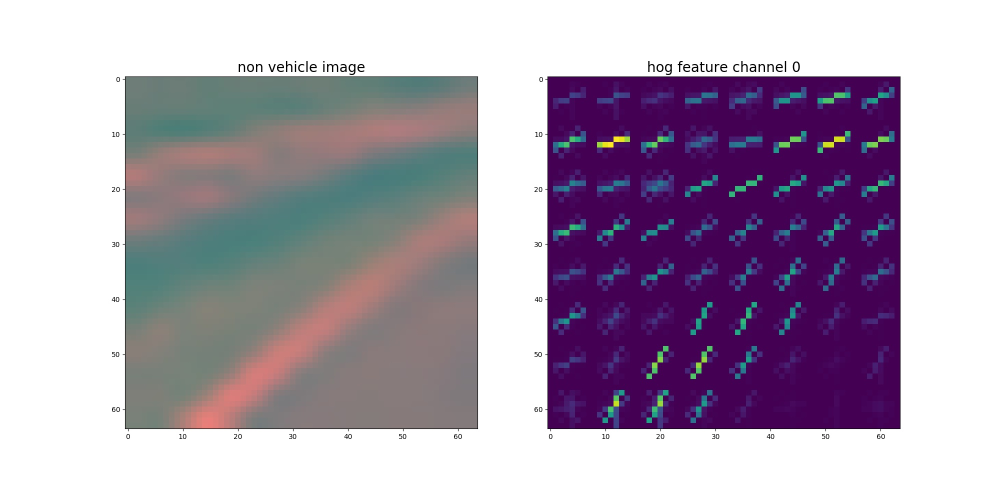
#> input picture examples/non_vehicle_image_vs_hog_feature_channel_0.jpg, 2000 x 1000 px, given in place of e, which was not available (shown at 1/2 size)
$ python -i helper_funcs.py   (imports and definitions only)   (older library calls are emulated)
#> lines starting #> are read from the running program, lines starting #| are printed output that depends on the picture; pictures that were not available may be replaced by others from this repository, and a replacement may not be noted
import cv2
import matplotlib.image as mpimg
import matplotlib.pyplot as plt
import numpy as np
from skimage.feature import hog


# Visualization helper function
# [17 lines left out: functions visualize_image_transformation, convert_color, not called in this run]


# Define a function to return HOG features and visualization
def get_hog_features(
        img,
        orient,
        pix_per_cell,
        cell_per_block,
        vis=False, feature_vec=True):
    # Call with two outputs if vis==True
    if vis == True:
        features, hog_image = hog(img, orientations=orient,
                                  pixels_per_cell=(pix_per_cell, pix_per_cell),
                                  cells_per_block=(cell_per_block, cell_per_block),
                                  transform_sqrt=True,
                                  visualise=vis, feature_vector=feature_vec)
        return features, hog_image
    # Otherwise call with one output
    else:
        features = hog(img, orientations=orient,
                       pixels_per_cell=(pix_per_cell, pix_per_cell),
                       cells_per_block=(cell_per_block, cell_per_block),
                       transform_sqrt=True,
                       visualise=vis, feature_vector=feature_vec)
        return features


# Define a function to compute binned color features
def get_bin_spatial_features(img, size=(32, 32)):
    color1 = cv2.resize(img[:, :, 0], size).ravel()
    color2 = cv2.resize(img[:, :, 1], size).ravel()
    color3 = cv2.resize(img[:, :, 2], size).ravel()
    return np.hstack((color1, color2, color3))


# Define a function to compute color histogram features
# NEED TO CHANGE bins_range if reading .png files with mpimg!
def get_color_hist_features(img, nbins=32):
    # Compute the histogram of the color channels separately
    channel1_hist = np.histogram(img[:, :, 0], bins=nbins)
    channel2_hist = np.histogram(img[:, :, 1], bins=nbins)
    channel3_hist = np.histogram(img[:, :, 2], bins=nbins)
    # Concatenate the histograms into a single feature vector
    hist_features = np.concatenate((channel1_hist[0], channel2_hist[0], channel3_hist[0]))
    # Return the individual histograms, bin_centers and feature vector
    return hist_features


# Define a function to extract features from a single image window
# This function is very similar to extract_features()
# just for a single image rather than list of images
def extract_features_from_one_img(
        img,
        color_space='RGB',
        spatial_size=(32, 32),
        hist_bins=32,
        orient=9,
        pix_per_cell=8,
        cell_per_block=2,
        hog_channel=0,
        use_spatial_features=True,
        use_hist_features=True,
        use_hog_features=True):
    # 1) Define an empty list to receive features
    img_features = []
    # 2) Apply color conversion if other than 'RGB'
    if color_space != 'RGB':
        if color_space == 'HSV':
            feature_image = cv2.cvtColor(img, cv2.COLOR_RGB2HSV)
        elif color_space == 'LUV':
            feature_image = cv2.cvtColor(img, cv2.COLOR_RGB2LUV)
        elif color_space == 'HLS':
            feature_image = cv2.cvtColor(img, cv2.COLOR_RGB2HLS)
        elif color_space == 'YUV':
            feature_image = cv2.cvtColor(img, cv2.COLOR_RGB2YUV)
        elif color_space == 'YCrCb':
            feature_image = cv2.cvtColor(img, cv2.COLOR_RGB2YCrCb)
    else:
        feature_image = np.copy(img)
    # 3) Compute spatial features if flag is set
    if use_spatial_features:
        spatial_features = get_bin_spatial_features(feature_image, size=spatial_size)
        # 4) Append features to list
        img_features.append(spatial_features)
    # 5) Compute histogram features if flag is set
    if use_hist_features:
        hist_features = get_color_hist_features(feature_image, nbins=hist_bins)
        # 6) Append features to list
        img_features.append(hist_features)
    # 7) Compute HOG features if flag is set
    if use_hog_features:
        if hog_channel == 'ALL':
            hog_features = []
            for channel in range(feature_image.shape[2]):
                hog_features.extend(get_hog_features(feature_image[:, :, channel],
                                                     orient, pix_per_cell, cell_per_block,
                                                     vis=False, feature_vec=True))
        else:
            hog_features = get_hog_features(feature_image[:, :, hog_channel], orient,
                                            pix_per_cell, cell_per_block, vis=False, feature_vec=True)
        # 8) Append features to list
        img_features.append(hog_features)

    # 9) Return concatenated array of features
    return np.concatenate(img_features)


# Define a function to extract features from a list of images
# Have this function call bin_spatial() and color_hist()
def extract_features_from_multiple_imgs(
        img_paths,
        color_space='RGB',
        spatial_size=(32, 32),
        hist_bins=32,
        orient=9,
        pix_per_cell=8,
        cell_per_block=2,
        hog_channel=0,
        use_spatial_features=True,
        use_hist_features=True,
        use_hog_features=True):
    # Create a list to append feature vectors to
#> called with color_space = 'RGB', spatial_size = (32, 32), hist_bins = 32, orient = 9, pix_per_cell = 8, cell_per_block = 2, hog_channel = 0, use_spatial_features = True
    features = []
    # Iterate through the list of images
    for img_path in img_paths:
        # Read in one image and extract features
        img_features = extract_features_from_one_img(
            img=mpimg.imread(img_path),
            color_space=color_space,
            spatial_size=spatial_size,
            hist_bins=hist_bins,
            orient=orient,
            pix_per_cell=pix_per_cell,
            cell_per_block=cell_per_block,
            hog_channel=hog_channel,
            use_spatial_features=use_spatial_features,
            use_hist_features=use_hist_features,
            use_hog_features=use_hog_features)
#> in extract_features_from_one_img, `img_features = []`: img_features = []
#> in extract_features_from_one_img, feature_image is the input picture: shape (1000, 2000, 3); mean R, G, B 175.3, 161.9, 179.9
#> in get_bin_spatial_features, `color1 = cv2.resize(img[:, :, 0], size).ravel()`: color1 = 1024 values, max 255 at index 0, min 5 at index 151, mean 179
#> in get_bin_spatial_features, `color2 = cv2.resize(img[:, :, 1], size).ravel()`: color2 = 1024 values, max 255 at index 0, min 0 at index 180, mean 166.2
#> in get_bin_spatial_features, `color3 = cv2.resize(img[:, :, 2], size).ravel()`: color3 = 1024 values, max 255 at index 0, min 5 at index 151, mean 183.7
#> in extract_features_from_one_img, `spatial_features = get_bin_spatial_features(feature_image, size=spatia..`: spatial_features = 3072 values, max 255 at index 0, min 0 at index 1204, mean 176.3
#> in get_color_hist_features, `hist_features = np.concatenate((channel1_hist[0], channel2_hist[0], ch..`: hist_features = 96 values, max 991891 at index 31, min 116 at index 86, mean 62500
#> in get_hog_features, `features = hog(img, orientations=orient, pixels_per_cell=(pix_per_cell..`:
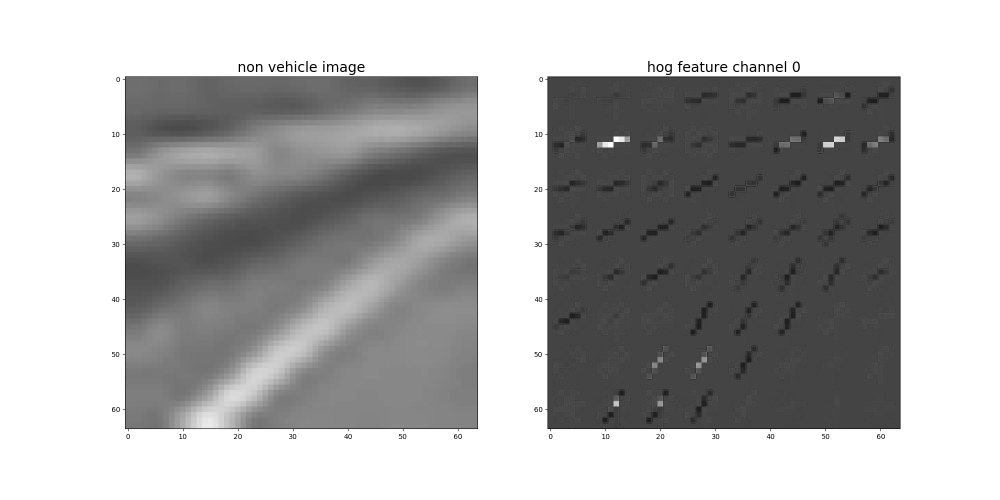
#> img: shape (1000, 2000) (shown at 1/2 size); min 0, max 255, mean 175.3
        features.append(img_features)
#> pass 2 of the loop in extract_features_from_multiple_imgs, `for img_path in img_paths:`:
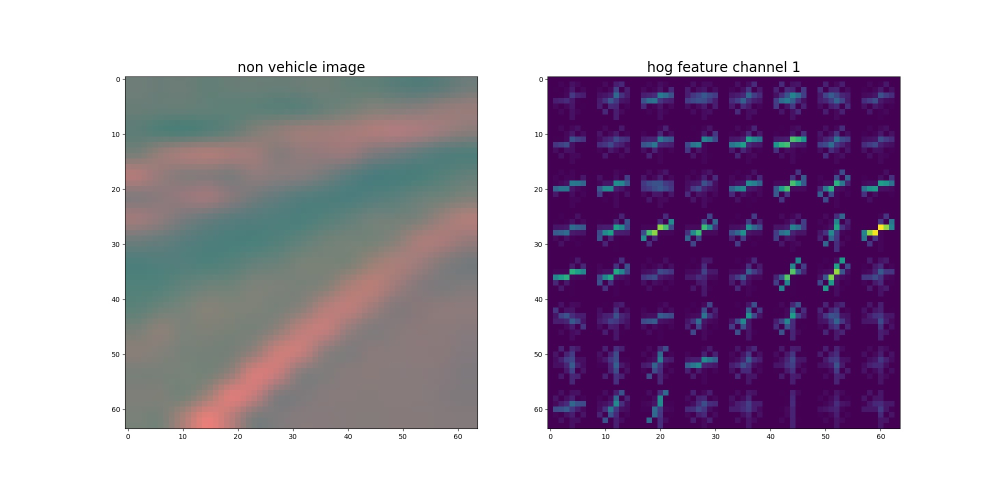
#> input picture examples/non_vehicle_image_vs_hog_feature_channel_1.jpg, 2000 x 1000 px, given in place of x, which was not available (shown at 1/2 size)
#> in extract_features_from_one_img, feature_image is the input picture: shape (1000, 2000, 3); mean R, G, B 175.3, 162.1, 180.6
#> in get_hog_features (call 2), `features = hog(img, orientations=orient, pixels_per_cell=(pix_per_cell..`:
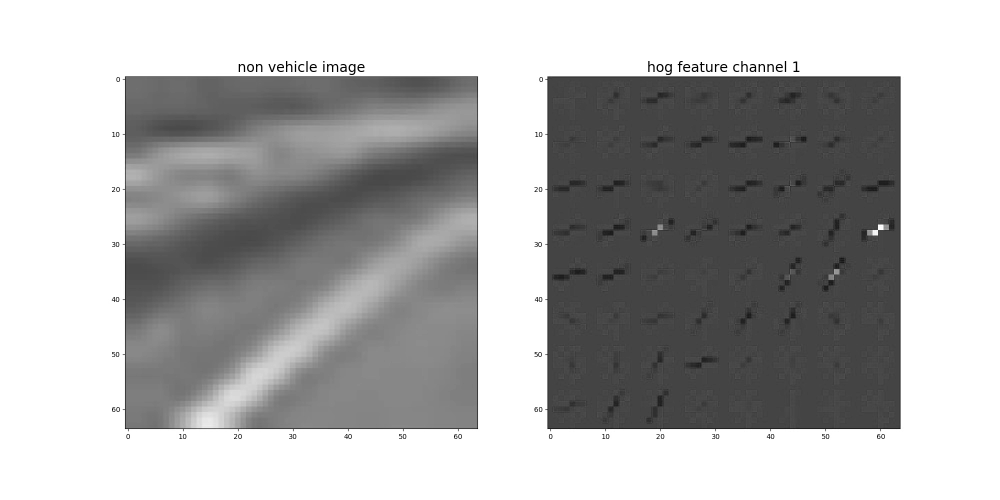
#> img: shape (1000, 2000) (shown at 1/2 size); min 0, max 255, mean 175.3
    # Return list of feature vectors
    return features


# Define a function that takes an image,
# start and stop positions in both x and y,
# window size (x and y dimensions),
# and overlap fraction (for both x and y)
# [104 lines left out: functions get_sliding_windows, draw_boxes, draw_labeled_bboxes, add_heat, apply_threshold, add_debug_imgs, not called in this run]

#> (the run stopped early here; a loop or call above may not have finished)
